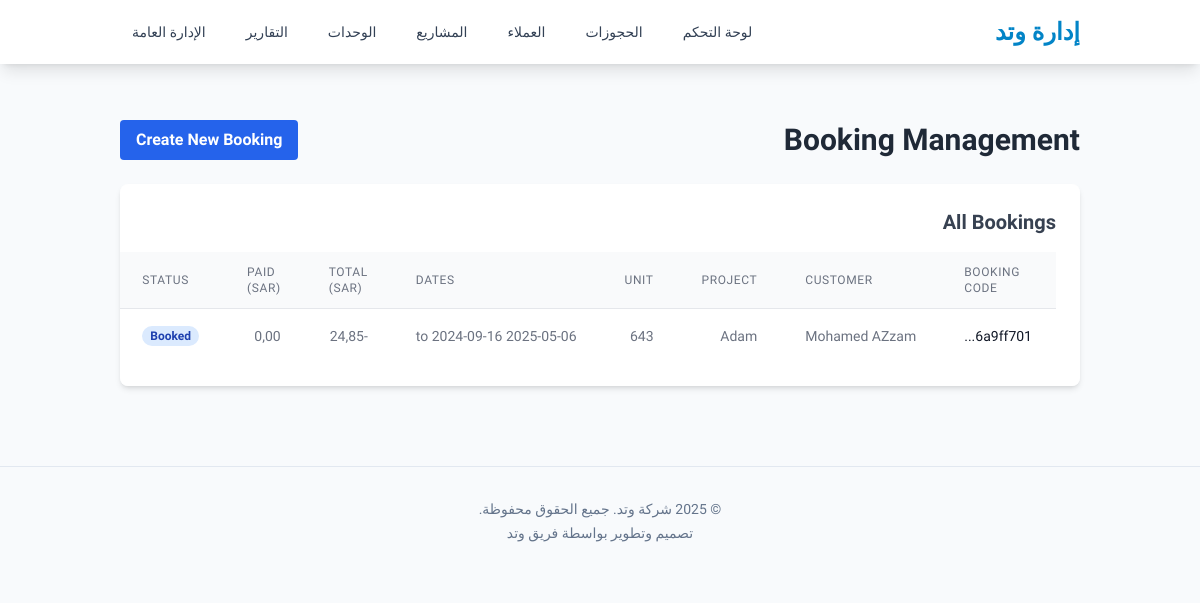
The page /bookings/ (signed in) on the database its author committed.
### management/models.py (models this page shows, shortened)
class Booking(models.Model):
    class PaymentMethod(models.TextChoices):
        CASH = 'cash', _('Cash')
        CARD = 'card', _('Card (Visa)')
        TRANSFER = 'transfer', _('Bank Transfer')
    class BookingStatus(models.TextChoices):
        BOOKED = 'booked', _('Booked')
        COMPLETED = 'completed', _('Completed')
        CANCELLED = 'cancelled', _('Cancelled')
        REFUNDED = 'refunded', _('Refunded') # For returns/refunds
    booking_code = models.UUIDField(primary_key=True, default=uuid.uuid4, editable=False)
    project = models.ForeignKey(Project, on_delete=models.PROTECT, verbose_name=_("Project"))
    unit = models.ForeignKey(Unit, on_delete=models.PROTECT, verbose_name=_("Unit"))
    customer = models.ForeignKey(Customer, on_delete=models.PROTECT, verbose_name=_("Customer"))
    start_date = models.DateField(_("Start Date"))
    end_date = models.DateField(_("End Date"))
    price_per_day = models.DecimalField(_("Price Per Day (SAR)"), max_digits=10, decimal_places=2)
    discount_amount = models.DecimalField(_("Discount Amount (SAR)"), max_digits=10, decimal_places=2, default=0.00)
    discount_percentage = models.DecimalField(_("Discount Percentage (%)"), max_digits=5, decimal_places=2, default=0.00) # e.g., 10.50 for 10.5%
    amount_paid = models.DecimalField(_("Amount Paid (SAR)"), max_digits=10, decimal_places=2, default=0.00)
    payment_method = models.CharField(_("Payment Method"), max_length=10, choices=PaymentMethod.choices, blank=True)
    booking_datetime = models.DateTimeField(_("Booking Datetime"), auto_now_add=True)
    status = models.CharField(_("Status"), max_length=10, choices=BookingStatus.choices, default=BookingStatus.BOOKED)
    additional_services = models.ManyToManyField(Service, through='BookingService', blank=True, verbose_name=_("Additional Services"))
    @property
    def duration_days(self):
        if self.start_date and self.end_date:
            return (self.end_date - self.start_date).days + 1 # Inclusive of start and end date
        return 0
    @property
    def total_base_price(self):
        if not hasattr(self, 'price_per_day') or self.price_per_day is None:
            return 0
        days = self.duration_days
        if days is None:
            return 0
        return self.price_per_day * days
    @property
    def total_discount(self):
        discount_from_amount = self.discount_amount or 0
        if self.total_base_price is None or self.discount_percentage is None:
            discount_from_percentage = 0
        else:
            discount_from_percentage = (self.total_base_price * self.discount_percentage) / 100
        return discount_from_amount + discount_from_percentage
    @property
    def total_service_cost(self):
        try:
            return sum((bs.price_at_booking or 0) * (bs.quantity or 0) for bs in self.bookingservice_set.all())
        except (TypeError, AttributeError):
            return 0
    @property
    def final_amount(self):
        base_price = self.total_base_price or 0
        discount = self.total_discount or 0
        service_cost = self.total_service_cost or 0
        return base_price - discount + service_cost
    class Meta:
        verbose_name = _("حجز")
        verbose_name_plural = _("حجوزات")

class Customer(models.Model):
    name = models.CharField(_("Name"), max_length=200)
    mobile = models.CharField(_("Mobile"), max_length=20, unique=True)
    nationality = models.CharField(_("Nationality"), max_length=100, blank=True)
    id_number = models.CharField(_("ID Number"), max_length=50, blank=True)
    whatsapp = models.CharField(_("WhatsApp"), max_length=20, blank=True)
    email = models.EmailField(_("Email"), blank=True)
    class Meta:
        verbose_name = _("مستخدم")
        verbose_name_plural = _("مستخدمين")

class Project(models.Model):
    project_code = models.CharField(_("Project Code"), max_length=50, unique=True)
    name = models.CharField(_("Project Name"), max_length=200)
    address = models.TextField(_("Address"))
    total_units = models.PositiveIntegerField(_("Total Units"))
    image = models.ImageField(_("Image"), upload_to='project_images/', blank=True, null=True)
    manager_name = models.CharField(_("Manager Name"), max_length=150)
    class Meta:
        verbose_name = _("مشروع")
        verbose_name_plural = _("مشاريع")

class Unit(models.Model):
    class UnitStatus(models.TextChoices):
        AVAILABLE = 'available', _('Available')
        OCCUPIED = 'occupied', _('Occupied')
    project = models.ForeignKey(Project, related_name='units', on_delete=models.CASCADE, verbose_name=_("Project"))
    unit_code = models.CharField(_("Unit Code"), max_length=50, unique=True)
    price_per_day = models.DecimalField(_("Price Per Day (SAR)"), max_digits=10, decimal_places=2)
    description = models.TextField(_("Description"), blank=True)
    image = models.ImageField(_("Image"), upload_to='unit_images/', blank=True, null=True)
    status = models.CharField(_("Status"), max_length=10, choices=UnitStatus.choices, default=UnitStatus.AVAILABLE)
    class Meta:
        verbose_name = _("وحدة")
        verbose_name_plural = _("وحدات")

class BookingService(models.Model):
    booking = models.ForeignKey(Booking, on_delete=models.CASCADE)
    service = models.ForeignKey(Service, on_delete=models.PROTECT)
    quantity = models.PositiveIntegerField(_("Quantity"), default=1)
    price_at_booking = models.DecimalField(_("Price at Booking (SAR)"), max_digits=10, decimal_places=2)
    class Meta:
        unique_together = ('booking', 'service')
    class Meta:
        verbose_name = _("خدمة حجز")
        verbose_name_plural = _("خدمات حجز")

### management/views.py (the view)
# urls.py: path('bookings/', views.booking_list, name='booking_list'),
@login_required
def booking_list(request):
    bookings = Booking.objects.select_related("project", "unit", "customer").order_by("-booking_datetime")
    return render(request, "management/booking_list.html", {"bookings": bookings})

### templates/management/booking_list.html (shortened to what this page needs)
{% extends 'base.html' %}
{% block content %}
<div class="flex justify-between items-center mb-6">
    <h1 class="text-3xl font-bold text-gray-800">Booking Management</h1>
    <a href="{% url 'management:booking_add' %}" class="bg-blue-600 hover:bg-blue-700 text-white font-bold py-2 px-4 rounded transition duration-300 ease-in-out">
        Create New Booking
    </a>
</div>
<div class="bg-white p-6 rounded-lg shadow-md overflow-x-auto">
    <h2 class="text-xl font-semibold text-gray-700 mb-4">All Bookings</h2>
    {% if bookings %}
    <table class="min-w-full divide-y divide-gray-200">
        <thead class="bg-gray-50">
            <tr>
                <th scope="col" class="px-6 py-3 text-left text-xs font-medium text-gray-500 uppercase tracking-wider">Booking Code</th>
                <th scope="col" class="px-6 py-3 text-left text-xs font-medium text-gray-500 uppercase tracking-wider">Customer</th>
                <th scope="col" class="px-6 py-3 text-left text-xs font-medium text-gray-500 uppercase tracking-wider">Project</th>
                <th scope="col" class="px-6 py-3 text-left text-xs font-medium text-gray-500 uppercase tracking-wider">Unit</th>
                <th scope="col" class="px-6 py-3 text-left text-xs font-medium text-gray-500 uppercase tracking-wider">Dates</th>
                <th scope="col" class="px-6 py-3 text-left text-xs font-medium text-gray-500 uppercase tracking-wider">Total (SAR)</th>
                <th scope="col" class="px-6 py-3 text-left text-xs font-medium text-gray-500 uppercase tracking-wider">Paid (SAR)</th>
                <th scope="col" class="px-6 py-3 text-left text-xs font-medium text-gray-500 uppercase tracking-wider">Status</th>
            </tr>
        </thead>
        <tbody class="bg-white divide-y divide-gray-200">
            {% for booking in bookings %}
            <tr>
                <td class="px-6 py-4 whitespace-nowrap text-sm font-medium text-gray-900">{{ booking.booking_code|stringformat:".8s" }}...</td>
                <td class="px-6 py-4 whitespace-nowrap text-sm text-gray-500">{{ booking.customer.name }}</td>
                <td class="px-6 py-4 whitespace-nowrap text-sm text-gray-500">{{ booking.project.name }}</td>
                <td class="px-6 py-4 whitespace-nowrap text-sm text-gray-500">{{ booking.unit.unit_code }}</td>
                <td class="px-6 py-4 whitespace-nowrap text-sm text-gray-500">{{ booking.start_date|date:"Y-m-d" }} to {{ booking.end_date|date:"Y-m-d" }}</td>
                <td class="px-6 py-4 whitespace-nowrap text-sm text-gray-500">{{ booking.final_amount|floatformat:2 }}</td>
                <td class="px-6 py-4 whitespace-nowrap text-sm text-gray-500">{{ booking.amount_paid|floatformat:2 }}</td>
                <td class="px-6 py-4 whitespace-nowrap text-sm">
                    <span class="px-2 inline-flex text-xs leading-5 font-semibold rounded-full
                        {% if booking.status == 'booked' %} bg-blue-100 text-blue-800
                        {% elif booking.status == 'completed' %} bg-green-100 text-green-800
                        {% elif booking.status == 'cancelled' %} bg-red-100 text-red-800
                        {% elif booking.status == 'refunded' %} bg-yellow-100 text-yellow-800
                        {% else %} bg-gray-100 text-gray-800 {% endif %}">
                        {{ booking.get_status_display }}
                    </span>
                </td>
            </tr>
            {% endfor %}
        </tbody>
    </table>
    {% else %}
    <p class="text-gray-600 mt-4">No bookings found.</p>
    {% endif %}
</div>
{% endblock %}

### templates/base.html (style rules this page uses)
body { font-family: 'Tajawal', 'Inter', sans-serif; -webkit-font-smoothing: antialiased; -moz-osx-font-smoothing: grayscale; }

### rows shown on the page
Booking: booking_code "6a9ff701", customer.name "Mohamed AZzam", project.name "Adam", unit.unit_code "643", end_date "2024-09-16", final_amount "-24,85", amount_paid "0,00", status "Booked"
